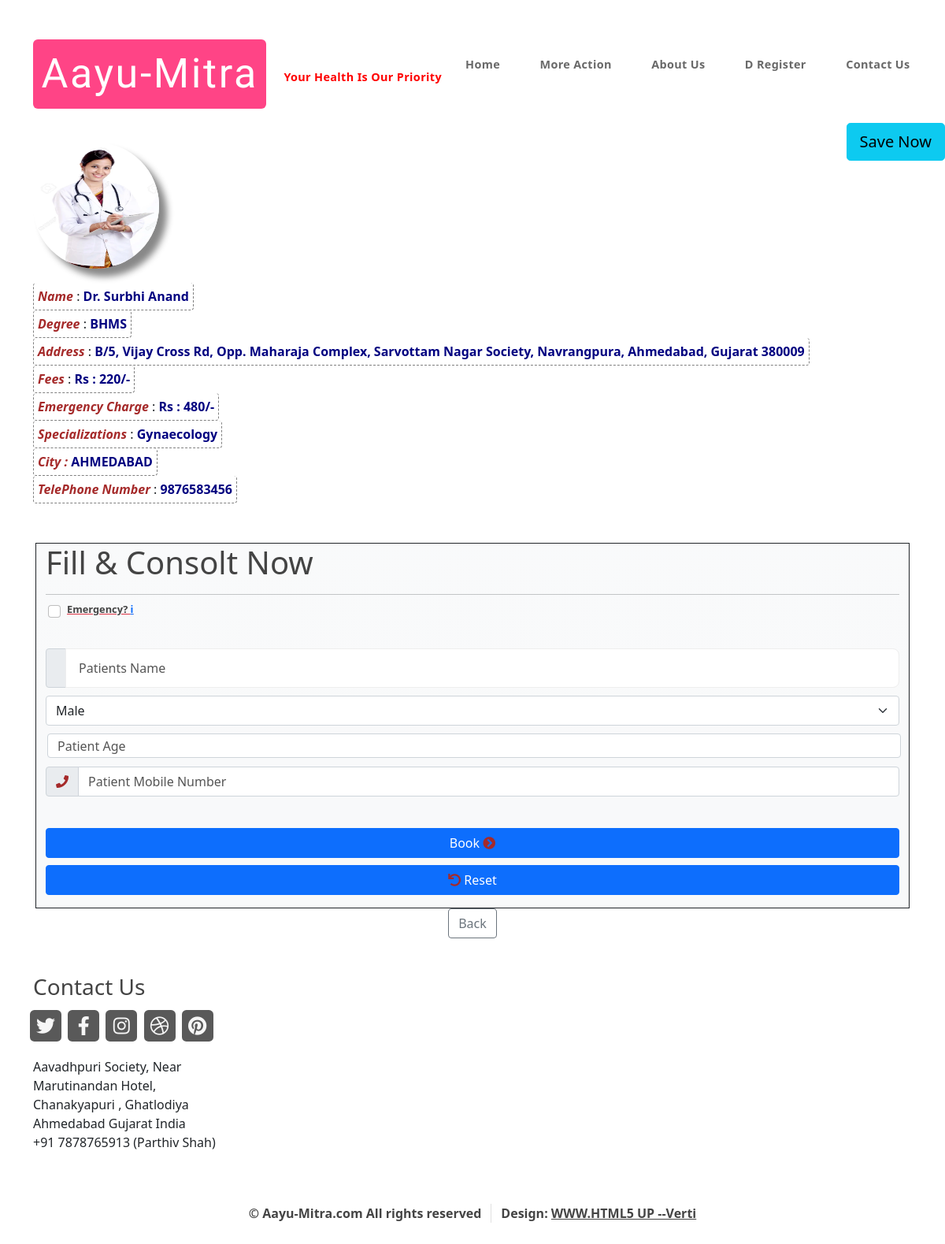
/consolt_view/2, run on the app's committed database.
### am/models.py (models this page shows, shortened)
class Doctor(models.Model):
    id = models.AutoField(primary_key=True)  # aa pachhi thi add karel chhe-->primary_key
    image = models.ImageField(upload_to='doctors_images', default="")
    name = models.CharField(max_length=40, null=False)
    address = models.CharField(max_length=150, null=False)
    city = models.CharField(max_length=10, null=False, default="")
    degree = models.CharField(max_length=40, null=False)
    fees = models.CharField(max_length=8, null=False)
    hospital_address = models.CharField(max_length=150, null=True)
    specializatioin = models.CharField(max_length=40, null=True)
    average_time_per_patient_minute = models.CharField(max_length=4, null=False, default="30")
    mobile_number = models.CharField(max_length=15, null=False)
    telephone_number = models.CharField(max_length=15, null=False)
    email_id = models.EmailField(max_length=30, null=False, unique=False)
    payment_number = models.CharField(max_length=15, null=False)
    emergency_charge = models.CharField(max_length=15, null=False)
    achievements = models.CharField(max_length=300, null=True)
    username = models.CharField(max_length=18, null=False, unique=True)
    password = models.CharField(max_length=14, null=False, unique=False)
    bookmark = models.ManyToManyField(User , related_name='bookmark' , blank=True)
    clinic_active_status = models.BooleanField(default=True , null=False)

### am/views.py (the view)
# urls.py: path("consolt_view/<int:consolt_id>", views.consolt_view , name = "consolt_view"),
def consolt_view(request, consolt_id):
    bookmarked_doctor = get_object_or_404(Doctor ,id = consolt_id)
    if bookmarked_doctor.bookmark.filter(id=request.user.id).exists():
        bookmark_status = True
    else :
        bookmark_status = False
    doctors = Doctor.objects.filter(id=consolt_id)
    appointment = Appointments.objects.filter(d_id=consolt_id)
    pending_appointments = appointment.filter(confirm=False)
    number_of_pending_appointments = int(len(pending_appointments))
    time_per_patient = int(doctors[0].average_time_per_patient_minute)
    expected_time_in_minute = (time_per_patient * number_of_pending_appointments) - time_per_patient
    expected_time_in_hours = float(expected_time_in_minute / 60)
    remaining_time_in_minute = (expected_time_in_hours - int(expected_time_in_hours)) * 60
    if request.user.is_authenticated:
        if request.method == 'POST':
            username = request.user.username
            name = request.POST.get('patient_name')
            age = request.POST.get('patient_age')
            gender = request.POST.get('patient_gender')
            email_id = request.user.email
            phone_number = request.POST.get('phone_number')
            emergency = request.POST.get('emergency')
            d_id = consolt_id
            dateTime = timezone.now()
            confirmation_code = random.randint(1000, 100000)
            appointments_record = Appointments(username=username, name=name, age=age, gender=gender, email_id=email_id,
                                               phone_number=phone_number, emergency=emergency,
                                               confirmation_code=confirmation_code, d_id=d_id, dateTime=dateTime)
            appointments_record.save()
            subject = f' Dear {name} , Appointment Successful with {doctors[0].name}'
            message = f' We have Sent Your Details to {doctors[0].name} \n' \
                      f' Please NOTE Your Confirmation Code is ""{confirmation_code}"" \n' \
                      f' Expected Time : {int(expected_time_in_hours)}:{int(remaining_time_in_minute)} Hours \n' \
                      f' Thank You, for Using Aayu-Mitra.com \n' \
                      f' We wish you get well soon \n'
            email_from = settings.EMAIL_HOST_USER
            recipient_list = [email_id]
            send_mail(subject, message, email_from, recipient_list)
            print("SUCCESS : EMAIL REACHED PATIENT")
            subject = f' Greeting Sir , New Appointment from Aayu-Mitra.com'
            message = f' -> Patient Details <- \n \n' \
                      f' ==> Name : {name}  \n' \
                      f' ==> Gender : {gender} \n' \
                      f' ==> Age : {age} \n' \
                      f' ==> Email : {request.user.email} \n' \
                      f' ==> Phone Number : {phone_number} \n' \
                      f' ==> Emergency : {emergency} \n' \
                      f' ==> Confirmation Code : {confirmation_code} (please NOTE it)'
            email_from = settings.EMAIL_HOST_USER
            recipient_list = [doctors[0].email_id]
            send_mail(subject, message, email_from, recipient_list)
            messages.success(request, "Appointment Successful , Check Your Email Please-->")
            print("SUCCESS : EMAIL REACHED DOCTOR")
        else:
            params = {"bookmark_status" : bookmark_status , "doctors": doctors[0]}
            return render(request, 'consolt_view.html', params)
    elif request.method == 'POST' and not request.user.is_authenticated:
        return HttpResponse('''<center><h1><b> We Respect Your Time. <br>
                                            Please <a href="/user_sign_up.html">Sign Up</a> & if you have already Signed Up then Please <a href="/">Login</a> First
                                    </b></h1></center>''')
    else:
        return render(request, 'consolt_view.html',
                      {'doctors': doctors[0]})  # [0] valu logic super chhe must learn every time
    return render(request, 'consolt_view.html', {'doctors': doctors[0]})

### am/templates/consolt_view.html (shortened to what this page needs)
{% extends 'base.html' %}
{% load static %}
{% block meta-tags %}
<link
  href="https://cdn.jsdelivr.net/npm/bootstrap@5.0.0-beta3/dist/css/bootstrap.min.css"
  rel="stylesheet"
/>
{% endblock %}
{% block body %}
{% if request.user.is_authenticated %}
<a href="/bookmarks_add/{{doctors.id}}" class="btn btn-info btn-lg bookmark_button">
<span class=""></span>
{% if bookmark_status %}
Saved
{% else %}
Save Now
{% endif %}
</a>
{% else %}
<a href="/user_sign_up.html" class="btn btn-info btn-lg bookmark_button">
 Save Now
</a>
{% endif %}
<div class="container">
  <div class="row g-3">
    <div class="col-md-2">
      <img
        src="/media/{{ doctors.image }}"
        class="card-img"
        alt="..."
        height="160px"
      />
    </div>
    <div class="col-12">
      <label for="inputAddress" class="doctors-details">
        <i>Name</i> : <b>{{ doctors.name }}</b>
      </label>
      <br />
      <label for="inputAddress" class="doctors-details" id="emergency_cutoff"
        ><i>Degree</i> : <b>{{ doctors.degree }}</b>
      </label>
      <br />
      <label for="inputAddress" class="doctors-details"
        ><i>Address</i> : <b>{{ doctors.address }}</b>
      </label>
      <br />
      <label for="inputZip" class="doctors-details" id="emergency_cutoff"
        ><i>Fees</i> : <b>Rs : {{ doctors.fees }}/-</b>
      </label>
      <br />
      <label for="inputZip" class="doctors-details"
        ><i>Emergency Charge</i> : <b>Rs : {{ doctors.emergency_charge }}/-</b>
      </label>
      <br />
      <label for="inputAddress2" class="doctors-details" id="emergency_cutoff"
        ><i>Specializations</i> : <b>{{ doctors.specializatioin }}</b>
      </label>
      <br />
      <label for="inputCity" class="doctors-details" id="emergency_cutoff"
        ><i>City : </i> <b>{{ doctors.city }}</b>
      </label>
      <br />
      <label for="inputZip" class="doctors-details"
        ><i>TelePhone Number</i> : <b>{{ doctors.telephone_number }}</b>
      </label>
      <br />
    </div>
  </div>
  <form
    method="post"
    action="/consolt_view/{{ doctors.id }}"
    class="needs-validation"
    novalidate
  >
    <div
      class="container-fluid bg-light bg-gradient border rounded-0 border-dark"
    >
      <h1>Fill &amp; Consolt Now</h1>
      <form action="/consolt_view/{{ doctors.id }}" method="POST" class="needs-validation" novalidate>
      <hr />
      <div
        class="form-check"
        style="
          margin: 3px;
          color: var(--bs-red);
          font-weight: bold;
          text-decoration: underline;
          box-shadow: inset 0px 0px var(--bs-gray-dark);
          border-color: var(--bs-red);
          margin-bottom: 8px;
          margin-top: -7px;
        "
      >
        <input
          class="form-check-input"
          type="checkbox"
          id="emergency"
          name="emergency"
        /><label
          class="form-check-label"
          style="font-weight: bold; border-color: rgb(217, 27, 45)"
          >Emergency?   <a href="#" data-toggle="tooltip" title="Emergency charge will be applied.">i</a></label
        >
      </div>
        <div class="row">
          <div class="col-md-6">
          </div>
        </div>
        <div class="row">
          <div class="col-12 col-md-6" id="message-1">
            <div class="form-group mb-3">
              <div class="input-group">
                <span class="input-group-text"
                  ></span
                ><input
                  class="form-control"
                  type="text"
                  id="patient_name"
                  name="patient_name"
                  required=""
                  placeholder="Patients Name"
                />
              </div>
            </div>
            <select
              class="form-select"
              id="Patient_gender"
              name="patient_gender"
              required=""
              style="margin-top: -6px; margin-bottom: 12px"
            >
              <option value="Male" selected="">Male</option>
              <option value="Other">Other</option></select
            >
            <input
              class="form-control"
              type="number"
              style="
                padding-bottom: -2px;
                margin: 2px;
                padding-top: -3px;
                height: 31px;
                margin-top: -2px;
                margin-bottom: 9px;
              "
              name="patient_age"
              placeholder="Patient Age"
              min="1" max="130"
            />
            <div class="row">
              <div
                class="col-12 col-sm-6 col-md-12 col-lg-6"
                style="padding-bottom: -29px"
              >
                <div class="form-group mb-3">
                  <div class="input-group">
                    <span class="input-group-text"
                      ><i class="fa fa-phone"></i></span
                    >
                    <input
                      class="form-control"
                      type="tel"
                      id="user_phone_number"
                      name="phone_number"
                      maxlength="10"
                      placeholder="Patient Mobile Number"
                    />
                  </div>
                </div>
              </div>
            </div>
            <div class="form-group mb-3">
              <div class="row">
                <div class="col">
                  <button
                    class="btn btn-primary d-block w-100"
                    type="submit"
                    style="
                      padding-top: 6px;
                      padding-bottom: 6px;
                      margin: 0px;
                      margin-bottom: 9px;
                      margin-top: -17px;
                    "
                  >
                    Book&nbsp;<i class="fa fa-chevron-circle-right"></i></button
                  ><button
                    class="btn btn-primary d-block w-100"
                    type="reset"
                    style="padding-top: -2px; padding-bottom: 6px"
                  >
                    <i class="fa fa-undo"></i> Reset
                  </button>
                </div>
              </div>
            </div>
          </div>
        </div>
      </form>
    </div>
  </form>
</div>
<center>
  <div class="col-3">
    <a href="/consolt_page.html">
      <button type="button" class="btn btn-outline-secondary" id="back_button">
        Back
      </button>
    </a>
  </div>
</center>
{% endblock %}

### am/static/css/main.css (style rules this page uses)
html, body, div, span, applet, object, iframe, h1, h2, h3, h4, h5, h6, p, blockquote, pre, a, abbr, acronym, address, big, cite, code, del, dfn, em, img, ins, kbd, q, s, samp, small, strike, strong, sub, sup, tt, var, b, u, i, center, dl, dt, dd, ol, ul, li, fieldset, form, label, legend, table, caption, tbody, tfoot, thead, tr, th, td, article, aside, canvas, details, embed, figure, figcaption, footer, header, hgroup, menu, nav, output, ruby, section, summary, time, mark, audio, video { margin: 0; padding: 0; border: 0; font-size: 100%; font: inherit; vertical-align: baseline; }
body { line-height: 1; }
body { -webkit-text-size-adjust: none; }
input, select, textarea { -moz-appearance: none; -webkit-appearance: none; -ms-appearance: none; appearance: none; }
html { box-sizing: border-box; }
*, *:before, *:after { box-sizing: inherit; }
body { background-color: #f7f7f7; background-position: top left, top left; background-repeat: repeat-x, repeat; background-size: 100% 30em, auto; font-family: 'Open Sans', sans-serif; font-size: 13pt; color: #696969; font-weight: 300; line-height: 2.25em; }
input, select, textarea { font-family: 'Open Sans', sans-serif; font-size: 13pt; color: #696969; font-weight: 300; line-height: 2.25em; }
a { color: #0090c5; text-decoration: underline; }
h1, h2, h3, h4, h5, h6 { color: #444; font-weight: 800; }
b, strong { font-weight: 600; color: #444; }
i, em { font-style: italic; }
hr { border: 0; border-top: solid 1px #eee; }
.container { margin: 0 auto; max-width: 100%; width: 1400px; }
@media screen and (max-width: 1680px) { .container { width: 1200px; } }
@media screen and (max-width: 1280px) { .container { width: 960px; } }
.row { display: flex; flex-wrap: wrap; box-sizing: border-box; align-items: stretch; }
.row > * { box-sizing: border-box; }
.row > .col-12 { width: 100%; }
.row { margin-top: -40px; margin-left: -40px; }
.row > * { padding: 40px 0 0 40px; }
@media screen and (max-width: 1680px) { .row { display: flex; flex-wrap: wrap; box-sizing: border-box; align-items: stretch; } }
@media screen and (max-width: 1680px) { .row > * { box-sizing: border-box; } }
@media screen and (max-width: 1680px) { .row { margin-top: -40px; margin-left: -40px; } }
@media screen and (max-width: 1680px) { .row > * { padding: 40px 0 0 40px; } }
@media screen and (max-width: 1280px) { .row { display: flex; flex-wrap: wrap; box-sizing: border-box; align-items: stretch; } }
@media screen and (max-width: 1280px) { .row > * { box-sizing: border-box; } }
@media screen and (max-width: 1280px) { .row { margin-top: -25px; margin-left: -25px; } }
@media screen and (max-width: 1280px) { .row > * { padding: 25px 0 0 25px; } }
form label { display: block; font-weight: 800; margin: 0 0 1em 0; font-size: 0.8em; color: #444; }
form input[type="text"], form input[type="email"], form input[type="password"], form select, form textarea { -webkit-appearance: none; display: block; width: 100%; border-radius: 8px; border: solid 1px #eee; }
form input[type="text"], form input[type="email"], form input[type="password"] { line-height: 3em; padding: 0 1em; }
form select { line-height: 3em; padding: 0 1em; }
input[type="button"], input[type="submit"], input[type="reset"], button, .button { -moz-transition: background-color .25s ease-in-out; -webkit-transition: background-color .25s ease-in-out; -ms-transition: background-color .25s ease-in-out; transition: background-color .25s ease-in-out; -webkit-appearance: none; position: relative; display: inline-block; background: #0090c5; color: #fff; text-decoration: none; border-radius: 6px; font-weight: 800; outline: 0; border: 0; cursor: pointer; font-size: 1.35em; padding: 0.6em 1.5em; }
@media screen and (max-width: 1680px) { body, input, select, textarea { font-size: 12pt; } }
@media screen and (max-width: 1280px) { body, input, select, textarea { font-size: 11pt; } }

### am/templates/consolt_view.html (style rules this page uses)
.card-img { box-shadow: 10px 10px 8px #888888; border: 5px; border-radius: 50%; width: 10rem; height: 10rem; }
.doctors-details { border: 1px dashed grey; border-radius: 4px; border-top: none; padding: 5px; }
.form-check { height: 50%; }
i { color: brown; font-weight: 777; }
b { color: navy; }
#emergency { color: red; }
#back_button { display: inline-block; }
.col-12 { padding-top: 2px; }
.g-3 { display: inline-block; margin-right: 3px; }
.needs-validation { margin: 50px 3px 0px 3px; }
.bookmark_button { float: right; display: inline-block; }

### data on the page
Doctor: image (picture), name "Dr. Surbhi Anand", degree "BHMS", address "B/5, Vijay Cross Rd, Opp. Maharaja Complex, Sarvottam Nagar Society, Navrangpura, Ahmedabad, Gujarat 380009", fees "220", emergency_charge "480", specializatioin "Gynaecology", city "AHMEDABAD", telephone_number "9876583456"
